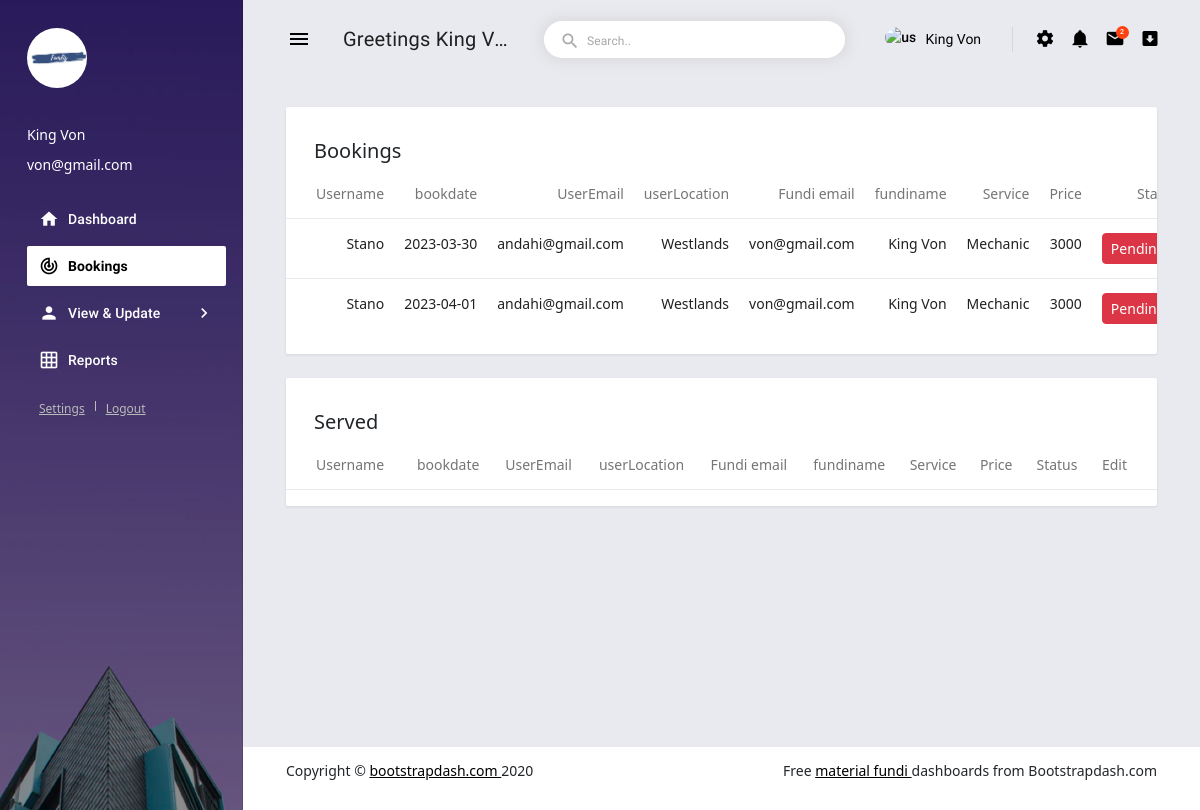
The app's page /fundidash/demo/pages/forms/viewbookings.php (signed in) with its own data.
### tables this page shows
CREATE TABLE `bookings` (
  `id` int(11) NOT NULL,
  `username` varchar(255) NOT NULL,
  `bookdate` date NOT NULL,
  `useremail` varchar(255) NOT NULL,
  `userlocation` varchar(255) NOT NULL,
  `fundiemail` varchar(255) NOT NULL,
  `fundiname` varchar(255) NOT NULL,
  `service` varchar(255) NOT NULL,
  `price` int(255) NOT NULL,
  `status` int(11) NOT NULL DEFAULT 1
);

### fundidash/demo/pages/forms/viewbookings.php (the view, shortened to what this page needs)
<?php
@include('../forms/config.php');
$sql="SELECT * FROM bookings WHERE fundiname = '{$_SESSION['fundi_name']}'";
$res=mysqli_query($conn,$sql);
$book = "SELECT count(*) FROM bookings WHERE fundiname = '{$_SESSION['fundi_name']}'";
$countbk = mysqli_query($conn,$book);
while($row= mysqli_fetch_array($countbk)){
  $bookcount = $row['count(*)'];
}
?>
<!DOCTYPE html>
<html lang="en">
<head>
  <link rel="stylesheet" href="../../../assets/vendors/mdi/css/materialdesignicons.min.css">
  <link rel="stylesheet" href="../../../assets/vendors/css/vendor.bundle.base.css">
  <link rel="stylesheet" href="../../../assets/css/demo/style.css">
  <link href="https://cdn.jsdelivr.net/npm/bootstrap@5.3.0-alpha1/dist/css/bootstrap.min.css" rel="stylesheet">
</head>
<body>
  <div class="body-wrapper">
    <aside class="mdc-drawer mdc-drawer--dismissible mdc-drawer--open">
      <div class="mdc-drawer__header">
        <a href="../../index.php" class="brand-logo">
          <img src="../../../assets/images/toplog.png" width="60" height="60" style="border-radius:50%" alt="logo">
        </a>
      </div>
      <div class="mdc-drawer__content">
        <div class="user-info">
          <p class="name"><?php echo $_SESSION['fundi_name']; ?></p>
          <p class="email"><?php echo $_SESSION['fundi_email']; ?></p>
        </div>
        <div class="mdc-list-group">
          <nav class="mdc-list mdc-drawer-menu">
            <div class="mdc-list-item mdc-drawer-item">
              <a class="mdc-drawer-link" href="../../index.php">
                <i class="material-icons mdc-list-item__start-detail mdc-drawer-item-icon" aria-hidden="true">home</i>
                Dashboard
              </a>
            </div>
            <div class="mdc-list-item mdc-drawer-item">
              <a class="mdc-drawer-link" href="viewbookings.php">
                <i class="material-icons mdc-list-item__start-detail mdc-drawer-item-icon" aria-hidden="true">track_changes</i>
                Bookings
              </a>
            </div>
            <div class="mdc-list-item mdc-drawer-item">
              <a class="mdc-expansion-panel-link" href="#" data-toggle="expansionPanel" data-target="ui-sub-menu">
                <i class="material-icons mdc-list-item__start-detail mdc-drawer-item-icon" aria-hidden="true">person</i>
                View & Update
                <i class="mdc-drawer-arrow material-icons">chevron_right</i>
              </a>
            </div>
            <div class="mdc-list-item mdc-drawer-item">
              <a class="mdc-drawer-link" href="../../pages/tables/basic-tables.php">
                <i class="material-icons mdc-list-item__start-detail mdc-drawer-item-icon" aria-hidden="true">grid_on</i>
                Reports
              </a>
            </div>
          </nav>
        </div>
        <div class="profile-actions">
          <a href="javascript:;">Settings</a>
          <a href="../../../../login.php">Logout</a>
        </div>
    </aside>
    <div class="main-wrapper mdc-drawer-app-content">
      <header class="mdc-top-app-bar">
        <div class="mdc-top-app-bar__row">
          <div class="mdc-top-app-bar__section mdc-top-app-bar__section--align-start">
            <button class="material-icons mdc-top-app-bar__navigation-icon mdc-icon-button sidebar-toggler">menu</button>
            <span class="mdc-top-app-bar__title">Greetings <?php echo $_SESSION['fundi_name']; ?></span>
            <div class="mdc-text-field mdc-text-field--outlined mdc-text-field--with-leading-icon search-text-field d-none d-md-flex">
              <i class="material-icons mdc-text-field__icon">search</i>
              <input class="mdc-text-field__input" id="text-field-hero-input">
              <div class="mdc-notched-outline">
                <div class="mdc-notched-outline__leading"></div>
                <div class="mdc-notched-outline__notch">
                  <label for="text-field-hero-input" class="mdc-floating-label">Search..</label>
                </div>
                <div class="mdc-notched-outline__trailing"></div>
              </div>
            </div>
          </div>
          <div class="mdc-top-app-bar__section mdc-top-app-bar__section--align-end mdc-top-app-bar__section-right">
            <div class="menu-button-container menu-profile d-none d-md-block">
              <button class="mdc-button mdc-menu-button">
                <span class="d-flex align-items-center">
                  <span class="figure">
                    <img src="images/<?=$row['userimage']; ?>" style="border-radius: 50%;width: 25px;height: 25px;" alt="user" class="user">
                  </span>
                  <span class="user-name"><?php echo $_SESSION['fundi_name']; ?></span>
                </span>
              </button>
            </div>
            <div class="menu-button-container d-none d-md-block">
              <button class="mdc-button mdc-menu-button">
                <i class="mdi mdi-settings"></i>
              </button>
            </div>
            <div class="menu-button-container">
              <button class="mdc-button mdc-menu-button">
                <i class="mdi mdi-bell"></i>
              </button>
            </div>
            <div class="menu-button-container">
              <button class="mdc-button mdc-menu-button">
                <i class="mdi mdi-email"></i>
                <span class="count-indicator">
                  <span class="count"><?php echo $bookcount ?></span>
                </span>
              </button>
            </div>
            <div class="menu-button-container d-none d-md-block">
              <button class="mdc-button mdc-menu-button">
                <i class="mdi mdi-arrow-down-bold-box"></i>
              </button>
            </div>
          </div>
        </div>
      </header>
      <div class="page-wrapper mdc-toolbar-fixed-adjust">
        <main class="content-wrapper">
          <div class="mdc-layout-grid">
            <div class="mdc-layout-grid__inner">
              <div class="mdc-layout-grid__cell stretch-card mdc-layout-grid__cell--span-12">
                <div class="mdc-card p-0">
                  <h6 class="card-title card-padding pb-0">Bookings</h6>
                  <div class="table-responsive">
                    <table class="table">
                      <thead>
                        <tr>
                          <th class="text-left">Username</th>
                          <th>bookdate</th>
                          <th>UserEmail</th>
                          <th>userLocation</th>
                          <th>Fundi email</th>
                          <th>fundiname</th>
                          <th>Service</th>
                          <th>Price</th>
                          <th>Status</th>
                        </tr>
                      </thead>
                      <tbody>
                        <?php
              while($row=mysqli_fetch_assoc($res)){?>
              <tr style="background-color:white; font-size: 14px;">
                 <td><?php echo $row['username']?></td>
                 <td><?php echo $row['bookdate']?></td>
                 <td><?php echo $row['useremail']?></td>
                 <td><?php echo $row['userlocation']?></td>
                 <td><?php echo $row['fundiemail']?></td>
                 <td><?php echo $row['fundiname']?></td>
                 <td><?php echo $row['service']?></td>
                 <td><?php echo $row['price']?></td>
                 <td>
                   <?php
                if($row['status']==1){
                  echo "<a class='btn btn-sm btn-danger' href='?type=status&operation=deactive&id=".$row['id']."'>Pending</a>&nbsp;";
                }else{
                  echo "<a class='btn btn-sm btn-success' href='?type=status&operation=active&id=".$row['id']."'>served</a>&nbsp;";
                }
                ?>
              </td>
              </tr>
              <?php } ?>
                      </tbody>
                    </table>
                  </div>
                </div>
              </div>
              <div class="mdc-layout-grid__cell stretch-card mdc-layout-grid__cell--span-12">
                <div class="mdc-card p-0">
                  <h6 class="card-title card-padding pb-0">Served</h6>
                  <div class="table-responsive">
                    <table class="table">
                      <thead>
                        <tr>
                          <th class="text-left">Username</th>
                          <th>bookdate</th>
                          <th>UserEmail</th>
                          <th>userLocation</th>
                          <th>Fundi email</th>
                          <th>fundiname</th>
                          <th>Service</th>
                          <th>Price</th>
                          <th>Status</th>
                          <th>Edit</th>
                        </tr>
                      </thead>
                    </table>
                  </div>
                </div>
              </div>
              </div>
            </div>
          </div>
        <footer>
          <div class="mdc-layout-grid">
            <div class="mdc-layout-grid__inner">
              <div class="mdc-layout-grid__cell stretch-card mdc-layout-grid__cell--span-6-desktop">
                <span class="text-center text-sm-left d-block d-sm-inline-block tx-14">Copyright © <a href="https://www.bootstrapdash.com/" target="_blank">bootstrapdash.com </a>2020</span>
              </div>
              <div class="mdc-layout-grid__cell stretch-card mdc-layout-grid__cell--span-6-desktop d-flex justify-content-end">
                <span class="float-none float-sm-right d-block mt-1 mt-sm-0 text-center tx-14">Free <a href="https://www.bootstrapdash.com/material-design-dashboard/" target="_blank"> material fundi </a> dashboards from Bootstrapdash.com</span>
              </div>
            </div>
          </div>
        </footer>
      </div>
    </div>
</body>
</html>

### records on screen
bookings: username "Stano", bookdate "2023-03-30", useremail "andahi@gmail.com", userlocation "Westlands", fundiemail "von@gmail.com", fundiname "King Von", service "Mechanic", price "3000"
bookings: username "Stano", bookdate "2023-04-01", useremail "andahi@gmail.com", userlocation "Westlands", fundiemail "von@gmail.com", fundiname "King Von", service "Mechanic", price "3000"

### other values on screen
$_SESSION['fundi_name'] "King Von"
$_SESSION['fundi_email'] "von@gmail.com"
$_SESSION['fundi_name'] "King V…"
$bookcount "2"
